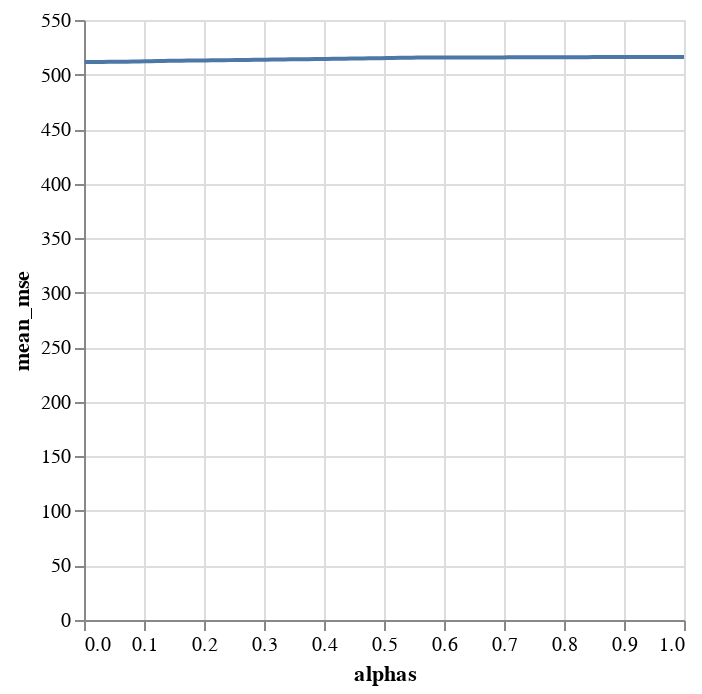

Notebook code cell kept with this figure:
### Code cell
alt.Chart(model_df).mark_line().encode(
    alt.X('alphas'),
    alt.Y('mean_mse:Q')
)

### Figure 1 — Vega specification as saved in the notebook (floating-point values rounded to 4 significant figures)
{"$schema": "https://vega.github.io/schema/vega/v5.json", "data": [{"name": "source_0", "values": [{"alphas": 1.0, "mean_mse": 516.1}, {"alphas": 0.9899, "mean_mse": 516.1}, {"alphas": 0.9798, "mean_mse": 516.1}, {"alphas": 0.9697, "mean_mse": 516.1}, {"alphas": 0.9596, "mean_mse": 516.1}, {"alphas": 0.9495, "mean_mse": 516.1}, {"alphas": 0.9395, "mean_mse": 516.1}, {"alphas": 0.9294, "mean_mse": 516.1}, {"alphas": 0.9193, "mean_mse": 516.0}, {"alphas": 0.9092, "mean_mse": 516.0}, {"alphas": 0.8991, "mean_mse": 516.0}, {"alphas": 0.889, "mean_mse": 516.0}, {"alphas": 0.8789, "mean_mse": 516.0}, {"alphas": 0.8688, "mean_mse": 516.0}, {"alphas": 0.8587, "mean_mse": 516.0}, {"alphas": 0.8486, "mean_mse": 516.0}, {"alphas": 0.8385, "mean_mse": 516.0}, {"alphas": 0.8285, "mean_mse": 515.9}, {"alphas": 0.8184, "mean_mse": 515.9}, {"alphas": 0.8083, "mean_mse": 515.9}, {"alphas": 0.7982, "mean_mse": 515.9}, {"alphas": 0.7881, "mean_mse": 515.9}, {"alphas": 0.778, "mean_mse": 515.9}, {"alphas": 0.7679, "mean_mse": 515.8}, {"alphas": 0.7578, "mean_mse": 515.8}, {"alphas": 0.7477, "mean_mse": 515.8}, {"alphas": 0.7376, "mean_mse": 515.8}, {"alphas": 0.7275, "mean_mse": 515.8}, {"alphas": 0.7175, "mean_mse": 515.8}, {"alphas": 0.7074, "mean_mse": 515.7}, {"alphas": 0.6973, "mean_mse": 515.7}, {"alphas": 0.6872, "mean_mse": 515.7}, {"alphas": 0.6771, "mean_mse": 515.7}, {"alphas": 0.667, "mean_mse": 515.7}, {"alphas": 0.6569, "mean_mse": 515.7}, {"alphas": 0.6468, "mean_mse": 515.7}, {"alphas": 0.6367, "mean_mse": 515.7}, {"alphas": 0.6266, "mean_mse": 515.6}, {"alphas": 0.6165, "mean_mse": 515.6}, {"alphas": 0.6065, "mean_mse": 515.6}, {"alphas": 0.5964, "mean_mse": 515.6}, {"alphas": 0.5863, "mean_mse": 515.6}, {"alphas": 0.5762, "mean_mse": 515.6}, {"alphas": 0.5661, "mean_mse": 515.6}, {"alphas": 0.556, "mean_mse": 515.5}, {"alphas": 0.5459, "mean_mse": 515.5}, {"alphas": 0.5358, "mean_mse": 515.4}, {"alphas": 0.5257, "mean_mse": 515.3}, {"alphas": 0.5156, "mean_mse": 515.2}, {"alphas": 0.5055, "mean_mse": 515.1}, {"alphas": 0.4955, "mean_mse": 515.0}, {"alphas": 0.4854, "mean_mse": 514.9}, {"alphas": 0.4753, "mean_mse": 514.9}, {"alphas": 0.4652, "mean_mse": 514.8}, {"alphas": 0.4551, "mean_mse": 514.7}, {"alphas": 0.445, "mean_mse": 514.6}, {"alphas": 0.4349, "mean_mse": 514.5}, {"alphas": 0.4248, "mean_mse": 514.5}, {"alphas": 0.4147, "mean_mse": 514.4}, {"alphas": 0.4046, "mean_mse": 514.3}, {"alphas": 0.3945, "mean_mse": 514.3}, {"alphas": 0.3845, "mean_mse": 514.2}, {"alphas": 0.3744, "mean_mse": 514.1}, {"alphas": 0.3643, "mean_mse": 514.1}, {"alphas": 0.3542, "mean_mse": 514.0}, {"alphas": 0.3441, "mean_mse": 513.9}, {"alphas": 0.334, "mean_mse": 513.9}, {"alphas": 0.3239, "mean_mse": 513.8}, {"alphas": 0.3138, "mean_mse": 513.7}, {"alphas": 0.3037, "mean_mse": 513.7}, {"alphas": 0.2936, "mean_mse": 513.6}, {"alphas": 0.2835, "mean_mse": 513.5}, {"alphas": 0.2735, "mean_mse": 513.4}, {"alphas": 0.2634, "mean_mse": 513.4}, {"alphas": 0.2533, "mean_mse": 513.3}, {"alphas": 0.2432, "mean_mse": 513.2}, {"alphas": 0.2331, "mean_mse": 513.2}, {"alphas": 0.223, "mean_mse": 513.1}, {"alphas": 0.2129, "mean_mse": 513.0}, {"alphas": 0.2028, "mean_mse": 513.0}, {"alphas": 0.1927, "mean_mse": 512.9}, {"alphas": 0.1826, "mean_mse": 512.9}, {"alphas": 0.1725, "mean_mse": 512.8}, {"alphas": 0.1625, "mean_mse": 512.7}, {"alphas": 0.1524, "mean_mse": 512.7}, {"alphas": 0.1423, "mean_mse": 512.6}, {"alphas": 0.1322, "mean_mse": 512.5}, {"alphas": 0.1221, "mean_mse": 512.4}, {"alphas": 0.112, "mean_mse": 512.3}, {"alphas": 0.1019, "mean_mse": 512.1}, {"alphas": 0.09182, "mean_mse": 512.0}, {"alphas": 0.08173, "mean_mse": 511.9}, {"alphas": 0.07164, "mean_mse": 511.8}, {"alphas": 0.06155, "mean_mse": 511.8}, {"alphas": 0.05145, "mean_mse": 511.7}, {"alphas": 0.04136, "mean_mse": 511.6}, {"alphas": 0.03127, "mean_mse": 511.6}, {"alphas": 0.02118, "mean_mse": 511.6}, {"alphas": 0.01109, "mean_mse": 511.5}, {"alphas": 0.001, "mean_mse": 511.5}]}, {"name": "source_0_x_domain_alphas", "values": [{"min": 0.001, "max": 1.0}]}, {"name": "source_0_y_domain_mean_mse", "values": [{"min": 511.5, "max": 516.1}]}], "marks": [{"type": "line", "name": "marks", "from": {"data": "source_0"}, "sort": {"field": "x"}, "encode": {"update": {"x": {"field": "alphas", "scale": "x"}, "defined": {"signal": "isValid(datum[\"alphas\"]) && isFinite(+datum[\"alphas\"]) && isValid(datum[\"mean_mse\"]) && isFinite(+datum[\"mean_mse\"])"}, "stroke": {"value": "#4c78a8"}, "y": {"field": "mean_mse", "scale": "y"}}}, "style": ["line"]}], "scales": [{"name": "x", "type": "linear", "domain": [{"signal": "(data(\"source_0_x_domain_alphas\")[0] || {}).min"}, {"signal": "(data(\"source_0_x_domain_alphas\")[0] || {}).max"}], "range": [0, {"signal": "width"}], "zero": false, "nice": true}, {"name": "y", "type": "linear", "domain": [{"signal": "(data(\"source_0_y_domain_mean_mse\")[0] || {}).min"}, {"signal": "(data(\"source_0_y_domain_mean_mse\")[0] || {}).max"}], "range": [{"signal": "height"}, 0], "nice": true, "zero": true}], "axes": [{"scale": "x", "ticks": false, "orient": "bottom", "gridScale": "y", "labels": false, "maxExtent": 0, "tickCount": {"signal": "ceil(width/40)"}, "minExtent": 0, "grid": true, "aria": false, "zindex": 0, "domain": false}, {"scale": "y", "aria": false, "maxExtent": 0, "minExtent": 0, "domain": false, "tickCount": {"signal": "ceil(height/40)"}, "labels": false, "grid": true, "zindex": 0, "ticks": false, "gridScale": "x", "orient": "left"}, {"scale": "x", "tickCount": {"signal": "ceil(width/40)"}, "grid": false, "labelFlush": true, "labelOverlap": true, "orient": "bottom", "title": "alphas", "zindex": 0}, {"scale": "y", "tickCount": {"signal": "ceil(height/40)"}, "labelOverlap": true, "grid": false, "orient": "left", "zindex": 0, "title": "mean_mse"}], "padding": 5, "style": "cell", "width": 300, "background": "white", "height": 300}
